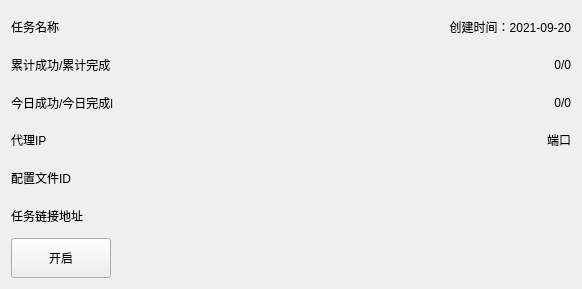
<?xml version="1.0" encoding="UTF-8"?>
<ui version="4.0">
 <class>Form</class>
 <widget class="QWidget" name="Form">
  <property name="geometry">
   <rect>
    <x>0</x>
    <y>0</y>
    <width>582</width>
    <height>289</height>
   </rect>
  </property>
  <property name="windowTitle">
   <string>Form</string>
  </property>
  <layout class="QVBoxLayout" name="verticalLayout_2">
   <item>
    <layout class="QVBoxLayout" name="verticalLayout">
     <item>
      <layout class="QHBoxLayout" name="horizontalLayout">
       <item>
        <widget class="QLabel" name="label">
         <property name="text">
          <string>任务名称</string>
         </property>
        </widget>
       </item>
       <item>
        <widget class="QLabel" name="label_2">
         <property name="text">
          <string>创建时间：2021-09-20</string>
         </property>
         <property name="alignment">
          <set>Qt::AlignRight|Qt::AlignTrailing|Qt::AlignVCenter</set>
         </property>
        </widget>
       </item>
      </layout>
     </item>
    </layout>
   </item>
   <item>
    <layout class="QHBoxLayout" name="horizontalLayout_7">
     <item>
      <widget class="QLabel" name="label_4">
       <property name="text">
        <string>累计成功/累计完成</string>
       </property>
      </widget>
     </item>
     <item>
      <widget class="QLabel" name="label_6">
       <property name="text">
        <string>0/0</string>
       </property>
       <property name="alignment">
        <set>Qt::AlignRight|Qt::AlignTrailing|Qt::AlignVCenter</set>
       </property>
      </widget>
     </item>
    </layout>
   </item>
   <item>
    <layout class="QHBoxLayout" name="horizontalLayout_9">
     <item>
      <widget class="QLabel" name="label_3">
       <property name="text">
        <string>今日成功/今日完成l</string>
       </property>
      </widget>
     </item>
     <item>
      <widget class="QLabel" name="label_5">
       <property name="text">
        <string>0/0</string>
       </property>
       <property name="alignment">
        <set>Qt::AlignRight|Qt::AlignTrailing|Qt::AlignVCenter</set>
       </property>
      </widget>
     </item>
    </layout>
   </item>
   <item>
    <layout class="QHBoxLayout" name="horizontalLayout_4">
     <item>
      <widget class="QLabel" name="label_9">
       <property name="text">
        <string>代理IP</string>
       </property>
      </widget>
     </item>
     <item>
      <widget class="QLabel" name="label_8">
       <property name="text">
        <string>端口</string>
       </property>
       <property name="alignment">
        <set>Qt::AlignRight|Qt::AlignTrailing|Qt::AlignVCenter</set>
       </property>
      </widget>
     </item>
    </layout>
   </item>
   <item>
    <widget class="QLabel" name="label_10">
     <property name="text">
      <string>配置文件ID</string>
     </property>
    </widget>
   </item>
   <item>
    <widget class="QLabel" name="label_7">
     <property name="text">
      <string>任务链接地址</string>
     </property>
    </widget>
   </item>
   <item>
    <widget class="QToolButton" name="toolButton">
     <property name="minimumSize">
      <size>
       <width>100</width>
       <height>40</height>
      </size>
     </property>
     <property name="layoutDirection">
      <enum>Qt::LeftToRight</enum>
     </property>
     <property name="autoFillBackground">
      <bool>false</bool>
     </property>
     <property name="text">
      <string>开启</string>
     </property>
    </widget>
   </item>
  </layout>
 </widget>
 <resources/>
 <connections/>
</ui>
